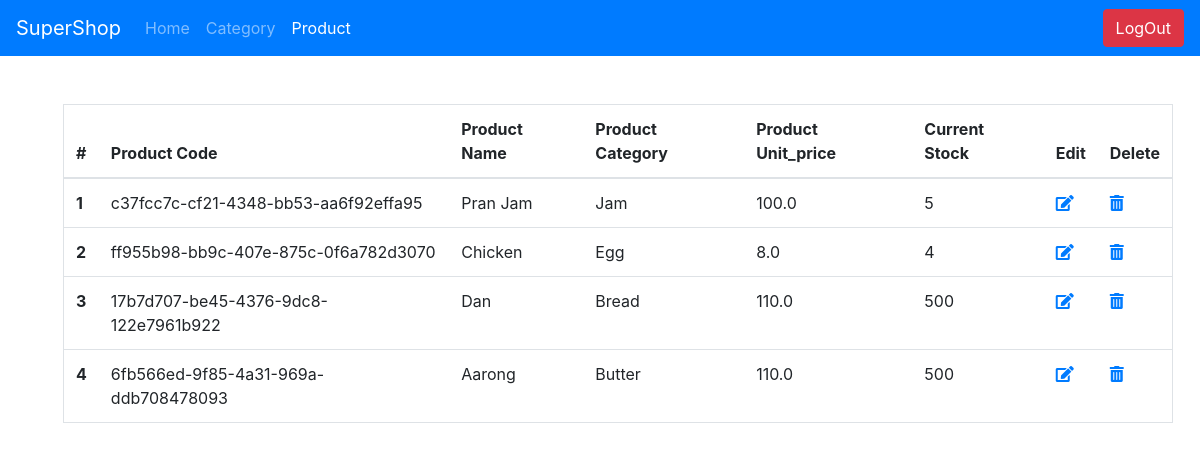
/supershop_admin/product/view/ (signed in), run on an earlier commit of the app's database.
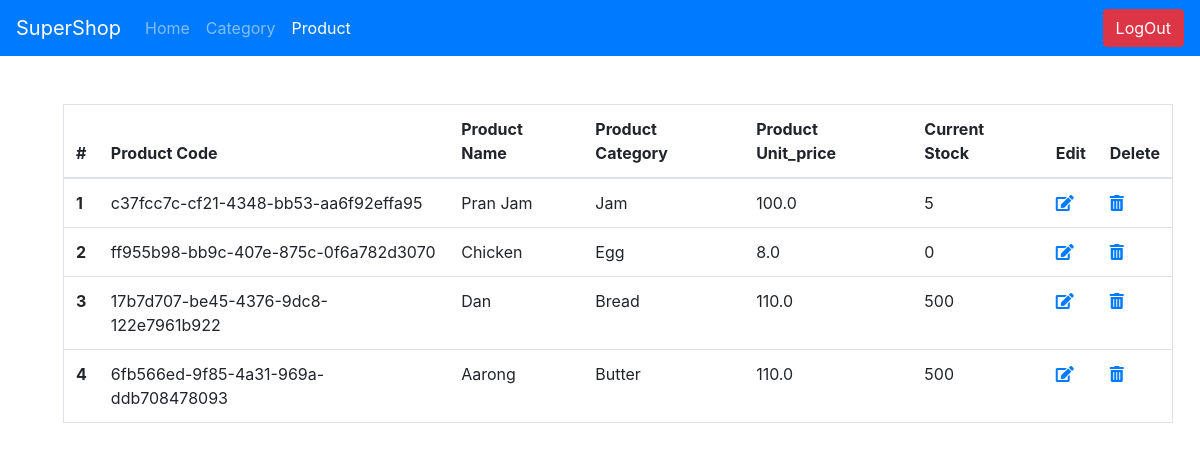
And on a later commit of the database.
### supershop_app/models.py (models this page shows, shortened)
class Product(models.Model):
    id = models.AutoField(primary_key=True)
    product_code = models.UUIDField(default=uuid.uuid4)
    product_name = models.CharField(max_length=255, blank=False, null=False, unique=True)
    product_category = models.ForeignKey(ProductCategory, on_delete=models.CASCADE)
    product_unit_price = models.FloatField(default=0.0)
    current_stock = models.PositiveIntegerField(default=0)

class ProductCategory(models.Model):
    id = models.AutoField(primary_key=True)
    category_code = models.UUIDField(default=uuid.uuid4)
    category_name = models.CharField(max_length=255, blank=False, null=False, unique=True)
    def __str__(self):
        return self.category_name

### supershop_app/views.py (the view, shortened to what this page needs)
# urls.py: path('supershop_admin/product/<str:ops>/', views.admin_product_operation, name="admin_product_operation"),
@login_required(login_url='/supershop_admin/')
def admin_product_operation(request, ops):
    if request.method == "POST":
        if ops == 'add':
            form = ProductForm(request.POST)
            if form.is_valid():
                messages.success(request, "Succesfully added.")
                form.save()
            else:
                messages.error(request, "Something Went Wrong.")
            return redirect("/supershop_admin/product/add/")
        elif 'edit' in ops:
            cat_id = ops.split('__')[-1]
            cat = models.Product.objects.filter(pk=cat_id).first()
            form = ProductEditForm(request.POST, instance=cat)
            if form.is_valid():
                form.save()
                messages.success(request, "Succesfully Updated.")
            else:
                messages.error(request, "Something Went Wrong.")
            return redirect("/supershop_admin/category/view/")
        elif 'delete' in ops:
            prod_id = ops.split('__')[-1]
            cat = models.Product.objects.filter(pk=prod_id).delete()
            return JsonResponse(1, safe=False)
    elif request.method == 'GET':
        if ops == 'add':
            form = ProductForm()
            return render(request, "all_forms.html",
                          context={"is_logged_in": request.user.is_authenticated,
                                   "form": form,
                                   "title": "Add Product",
                                   "admin": 1,
                                   'logout': request.user.is_authenticated,
                                   "btn_name": "ADD Product",
                                   "admin_product": "active"})
        elif ops == 'view':
            all_products = models.Product.objects.all()
            return render(request, 'view_products.html',
                          context={
                              'is_logged_in': request.user.is_authenticated,
                              "products": all_products,
                              "title": "View Products",
                              "admin": 1,
                              'logout': request.user.is_authenticated,
                              "admin_product": "active"
                          })
        else:
            return redirect("admin_product")

### supershop_app/templates/supershop_app/view_products.html (shortened to what this page needs)
{% extends 'base.html' %}
{% load static %}
{% block content %}
    <div class="container m-5">
        <table class="table border">
            <thead>
                <tr>
                    <th scope="col">#</th>
                    <th scope="col">Product Code</th>
                    <th scope="col">Product Name</th>
                    <th scope="col">Product Category</th>
                    <th scope="col">Product Unit_price</th>
                    <th scope="col">Current Stock</th>
                    <th scope="col">Edit</th>
                    <th scope="col">Delete</th>
                </tr>
            </thead>
            <tbody>
            {% for product in products %}
                <tr>
                    <th scope="row">{{ forloop.counter }}</th>
                    <td>{{ product.product_code }}</td>
                    <td>{{ product.product_name }}</td>
                    <td>{{ product.product_category }}</td>
                    <td>{{ product.product_unit_price }}</td>
                    <td>{{ product.current_stock }}</td>
                    <td><a href="/supershop_admin/product/edit__{{ product.pk }}/"><i class="fas fa-edit"></i></a></td>
                    <td><a onclick="deleteFunc({{ product.pk }})" href="" ><i class="fas fa-trash-alt"></i></a></td>
                </tr>
            {% endfor %}
            </tbody>
        </table>
    </div>
{% endblock %}

### supershop_app/templates/supershop_app/base.html (shortened to what this page needs)
<!doctype html>
<html class="no-js" lang="en">
    <head>
        {% load static %}
        <link rel="stylesheet" href="https://pro.fontawesome.com/releases/v5.10.0/css/all.css"/>
        <link rel="stylesheet" href="https://stackpath.bootstrapcdn.com/bootstrap/4.5.2/css/bootstrap.min.css">
    </head>
    <body>
        <nav class="navbar navbar-expand-lg navbar-dark bg-primary">
            {% if admin %}
                <a class="navbar-brand" href="/admin_home/">SuperShop</a>
            {% else %}
                <a class="navbar-brand" href="/">SuperShop</a>
            {% endif %}
            <div class="collapse navbar-collapse" id="navbarSupportedContent">
                <ul class="navbar-nav mr-auto">
                    {% if admin %}
                        <li class="nav-item {{ admin_home }}">
                            <a class="nav-link" href="/admin_home/">Home <span class="sr-only">(current)</span></a>
                        </li>
                    {% else %}
                        <li class="nav-item {{ home }}">
                            <a class="nav-link" href="/">Home <span class="sr-only">(current)</span></a>
                        </li>
                    {% endif %}
                    {% if not admin %}
                        {% if not is_logged_in %}
                            <li class="nav-item {{ signup }}">
                                <a class="nav-link" href="/signup/">Signup</a>
                            </li>
                            <li class="nav-item {{ login }}">
                                <a class="nav-link" href="/login/">LogIn</a>
                            </li>
                        {% endif %}
                    {% else %}
                        <li class="nav-item {{ admin_category }}">
                            <a class="nav-link" href="/supershop_admin/category/">Category</a>
                        </li>
                        <li class="nav-item {{ admin_product }}">
                            <a class="nav-link" href="/supershop_admin/product/">Product</a>
                        </li>
                    {% endif %}
                </ul>
                {% if is_logged_in %}
                    {% if admin %}
                        <a href="/admin_logout/">
                            <button class="btn btn-danger my-2 my-sm-0" type="submit">LogOut</button>
                        </a>
                    {% else %}
                        <a href="/logout/">
                            <button class="btn btn-danger my-2 my-sm-0" type="submit">LogOut</button>
                        </a>
                    {% endif %}
                {% endif %}
            </div>
        </nav>
                                {% block content %} {% endblock %}
    </body>
</html>

What changed in the data, as far as the page shows it:
changed Product "ff955b98-bb9c-407e-875c-0f6a782d3070": current_stock "4" → "0"
